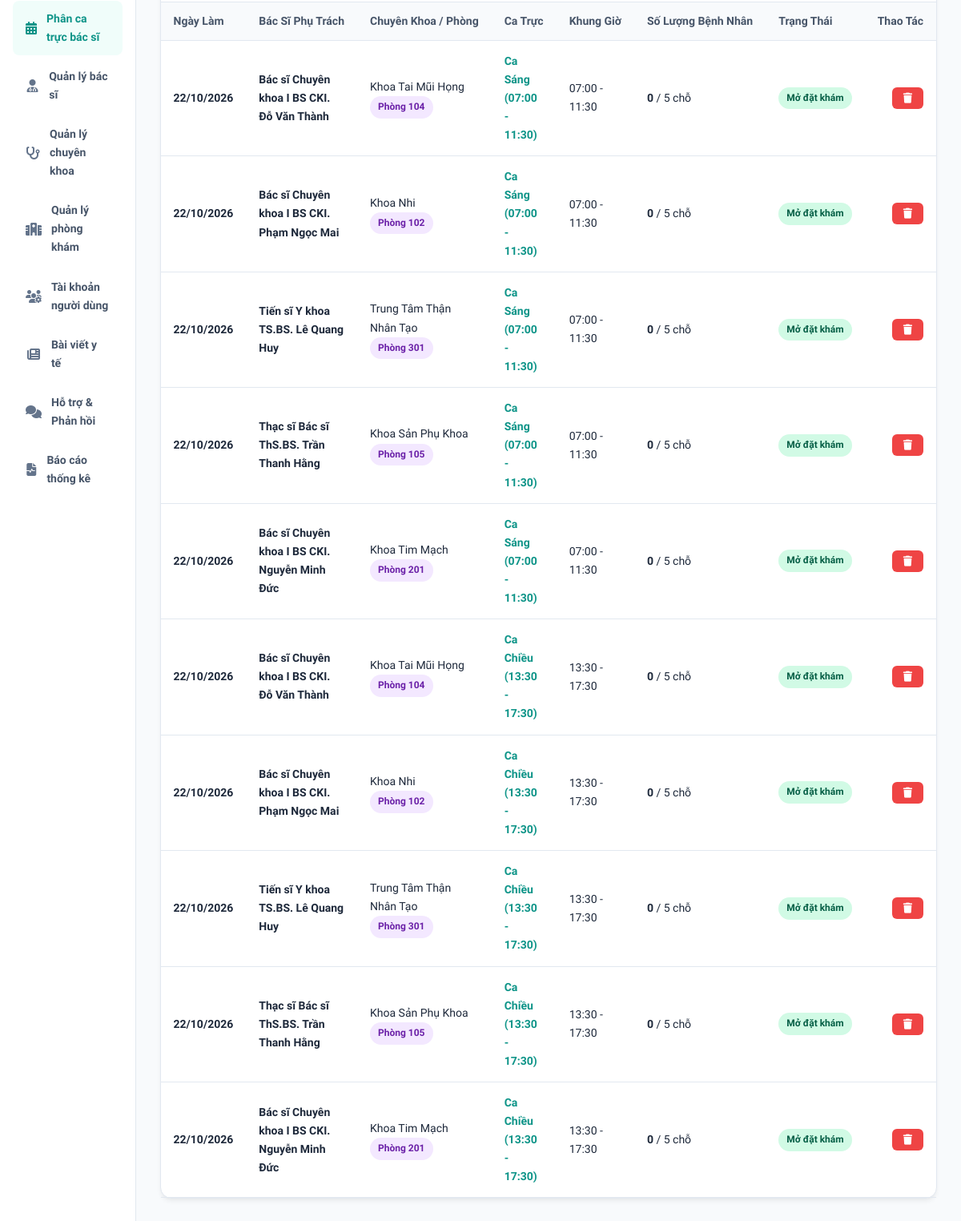
/admin/lich-lam-viec.php (signed in, lower part), run on an earlier commit of the app's database.
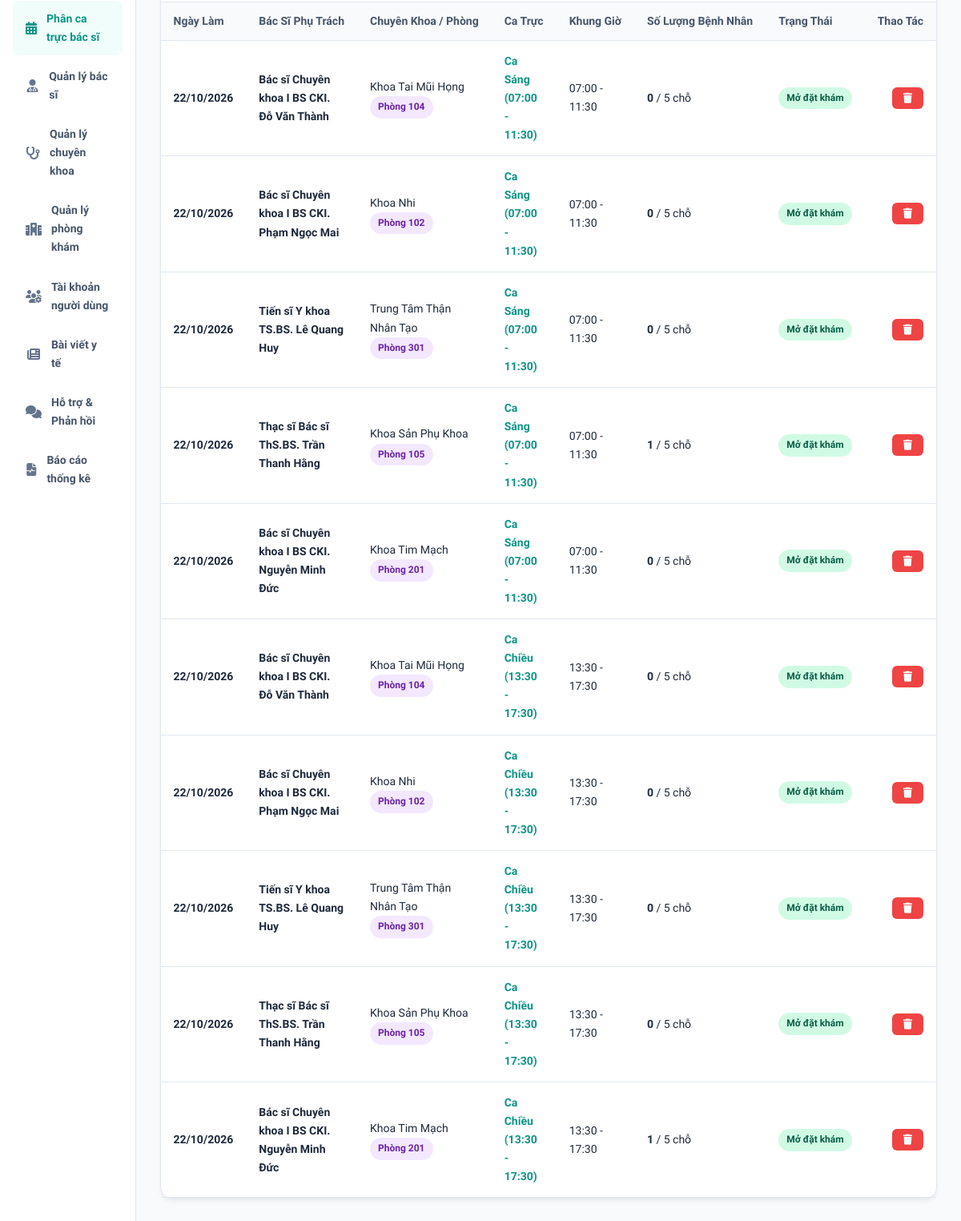
And on a later commit of the database.
### tables this page shows
CREATE TABLE `doctor_schedules` (
  `id` bigint NOT NULL AUTO_INCREMENT,
  `doctor_id` bigint NOT NULL,
  `work_date` date NOT NULL,
  `start_time` time NOT NULL,
  `end_time` time NOT NULL,
  `session_name` varchar(50) NOT NULL DEFAULT 'Ca Sáng',
  `max_patients` int DEFAULT '15',
  `current_booked` int DEFAULT '0',
  `status` varchar(20) DEFAULT 'AVAILABLE',
  PRIMARY KEY (`id`),
  KEY `fk_schedule_doctor` (`doctor_id`),
  CONSTRAINT `fk_schedule_doctor` FOREIGN KEY (`doctor_id`) REFERENCES `doctors` (`id`) ON DELETE CASCADE
);

CREATE TABLE `doctors` (
  `id` bigint NOT NULL AUTO_INCREMENT,
  `user_id` bigint NOT NULL,
  `specialty_id` int NOT NULL,
  `full_name` varchar(100) NOT NULL,
  `degree` varchar(50) DEFAULT NULL,
  `experience_years` int DEFAULT '1',
  `consultation_fee` decimal(10,2) DEFAULT '200000.00',
  `bio` text,
  `avatar` varchar(255) DEFAULT NULL,
  `clinic_room` varchar(50) DEFAULT 'Phòng 101',
  PRIMARY KEY (`id`),
  UNIQUE KEY `user_id` (`user_id`),
  KEY `fk_doctor_specialty` (`specialty_id`),
  CONSTRAINT `fk_doctor_specialty` FOREIGN KEY (`specialty_id`) REFERENCES `specialties` (`id`) ON DELETE CASCADE,
  CONSTRAINT `fk_doctor_user` FOREIGN KEY (`user_id`) REFERENCES `users` (`id`) ON DELETE CASCADE
);

CREATE TABLE `specialties` (
  `id` int NOT NULL AUTO_INCREMENT,
  `name` varchar(100) NOT NULL,
  `description` text,
  `image_url` varchar(255) DEFAULT NULL,
  `icon` varchar(50) DEFAULT NULL,
  PRIMARY KEY (`id`),
  UNIQUE KEY `name` (`name`)
);

### includes/functions.php (called while the page is built, shortened)
<?php
function formatDate($dateStr) {
    $d = new DateTime($dateStr);
    return $d->format('d/m/Y');
}
function formatTime($timeStr) {
    return substr($timeStr, 0, 5);
}

### admin/lich-lam-viec.php (the view, shortened to what this page needs)
<?php
require_once __DIR__ . '/../includes/admin_header.php';
$filterDate = sanitizeInput($_GET['date'] ?? date('Y-m-d'));
$whereClauses = ["1=1"];
$params = [];
if ($filterDate) {
    $whereClauses[] = "s.work_date = ?";
    $params[] = $filterDate;
}
$whereSql = implode(" AND ", $whereClauses);
$sqlS = "SELECT s.*, d.full_name as doctor_name, d.degree as doctor_degree, d.clinic_room, sp.name as specialty_name
         FROM doctor_schedules s
         JOIN doctors d ON s.doctor_id = d.id
         JOIN specialties sp ON d.specialty_id = sp.id
         WHERE $whereSql
         ORDER BY s.work_date ASC, s.start_time ASC";
$stmtS = $pdo->prepare($sqlS);
$stmtS->execute($params);
$schedules = $stmtS->fetchAll();
?>
<div class="card">
    <div class="card-body" style="padding:0;">
        <div class="table-responsive">
            <table class="table">
                <thead>
                    <tr>
                        <th>Ngày Làm</th>
                        <th>Bác Sĩ Phụ Trách</th>
                        <th>Chuyên Khoa / Phòng</th>
                        <th>Ca Trực</th>
                        <th>Khung Giờ</th>
                        <th>Số Lượng Bệnh Nhân</th>
                        <th>Trạng Thái</th>
                        <th style="text-align:right;">Thao Tác</th>
                    </tr>
                </thead>
                <tbody>
                    <?php foreach ($schedules as $s): ?>
                        <tr>
                            <td>
                                <strong><?= formatDate($s['work_date']) ?></strong>
                            </td>
                            <td>
                                <strong><?= htmlspecialchars($s['doctor_degree']) ?> <?= htmlspecialchars($s['doctor_name']) ?></strong>
                            </td>
                            <td>
                                <?= htmlspecialchars($s['specialty_name']) ?><br>
                                <span class="badge badge-purple"><?= htmlspecialchars($s['clinic_room']) ?></span>
                            </td>
                            <td><strong style="color:var(--primary);"><?= htmlspecialchars($s['session_name']) ?></strong></td>
                            <td><?= formatTime($s['start_time']) ?> - <?= formatTime($s['end_time']) ?></td>
                            <td>
                                <strong><?= $s['current_booked'] ?></strong> / <?= $s['max_patients'] ?> chỗ
                            </td>
                            <td>
                                <?php if ($s['status'] === 'AVAILABLE'): ?>
                                    <span class="badge badge-success">Mở đặt khám</span>
                                <?php elseif ($s['status'] === 'FULL'): ?>
                                    <span class="badge badge-warning">Đã kín lịch</span>
                                <?php else: ?>
                                    <span class="badge badge-danger">Đã tắt ca</span>
                                <?php endif; ?>
                            </td>
                            <td style="text-align:right;">
                                <form method="POST" style="display:inline;" onsubmit="return confirm('Bạn có chắc muốn xóa ca trực này?');">
                                    <button type="submit" class="btn btn-sm btn-danger" title="Xóa ca"><i class="fa-solid fa-trash"></i></button>
                                </form>
                            </td>
                        </tr>
                    <?php endforeach; ?>
                </tbody>
            </table>
        </div>
    </div>
</div>
<?php require_once __DIR__ . '/../includes/admin_footer.php'; ?>

What changed in the data, as far as the page shows it:
changed doctor_schedules (number 4 of 10 on the later page): current_booked "0" → "1"
changed doctor_schedules (number 10 of 10 on the later page): current_booked "0" → "1"
